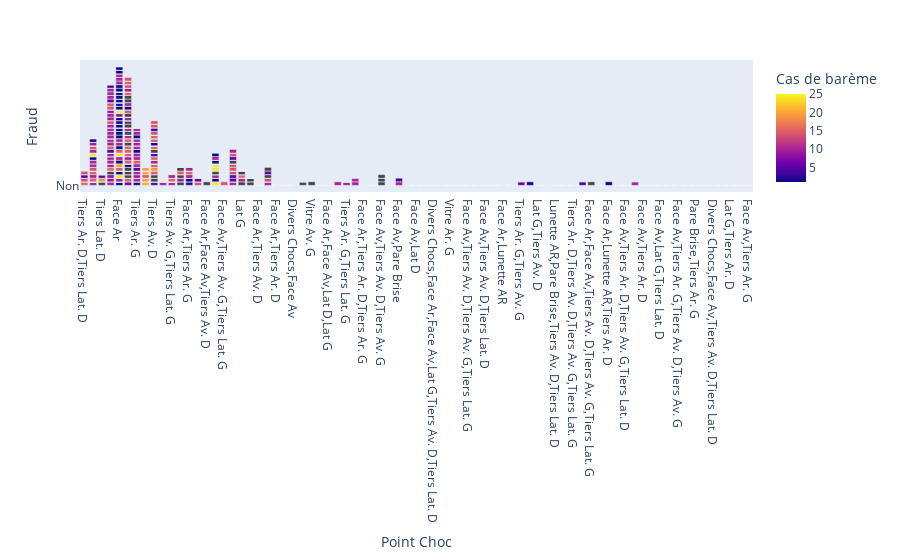

Notebook cell for this chart:
### Code cell
fig = px.bar(df, x='Point Choc', y='Fraud', color='Cas de barème' )
fig.show()
fig.write_image("../frontend/src/assets/figure_EDA/pt_choc_fraud.png")

### Figure 1 — Plotly figure (JSON) as saved in the notebook; plotly's stock layout.template omitted (floating-point values rounded to 4 significant figures; data arrays with more than 128 entries replaced by an {"elided": "..."} marker saying what was removed)
{"data": [{"alignmentgroup": "True", "hovertemplate": "Point Choc=%{x}<br>Fraud=%{y}<br>Cas de barème=%{marker.color}<extra></extra>", "legendgroup": "", "marker": {"color": {"elided": "1097 int values"}, "coloraxis": "coloraxis"}, "name": "", "offsetgroup": "", "orientation": "v", "showlegend": false, "textposition": "auto", "type": "bar", "x": {"elided": "1097 str values"}, "xaxis": "x", "y": {"elided": "1097 str values"}, "yaxis": "y"}], "layout": {"barmode": "relative", "coloraxis": {"colorbar": {"title": {"text": "Cas de barème"}}, "colorscale": [[0, "#0d0887"], [0.1111, "#46039f"], [0.2222, "#7201a8"], [0.3333, "#9c179e"], [0.4444, "#bd3786"], [0.5556, "#d8576b"], [0.6667, "#ed7953"], [0.7778, "#fb9f3a"], [0.8889, "#fdca26"], [1, "#f0f921"]]}, "legend": {"tracegroupgap": 0}, "margin": {"t": 60}, "xaxis": {"anchor": "y", "domain": [0, 1], "title": {"text": "Point Choc"}}, "yaxis": {"anchor": "x", "domain": [0, 1], "title": {"text": "Fraud"}}}}
